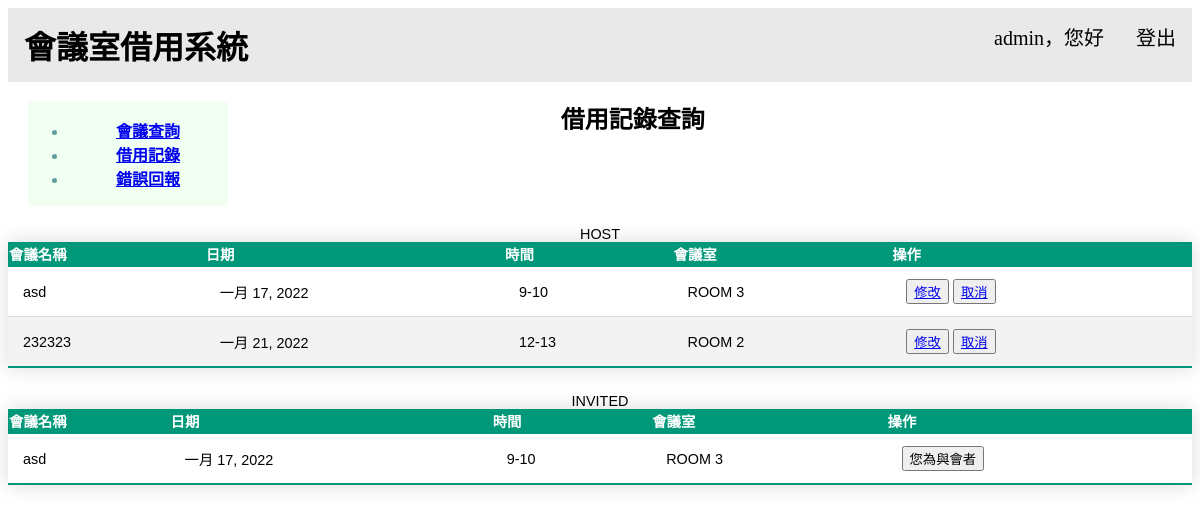
Page /home/records/ (signed in) on the earlier database version.
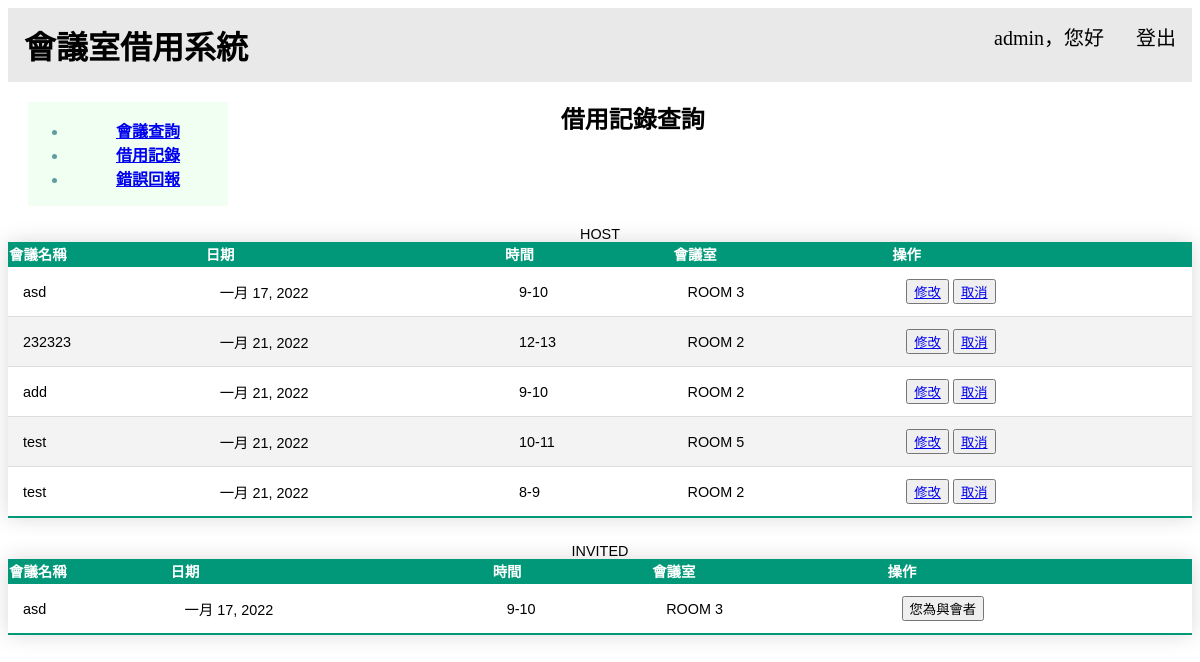
Same page on the later database version.
### home/models.py (models this page shows)
class User_Info(AbstractBaseUser, PermissionsMixin):
    USERNAME_FIELD = 'email'
    username = models.CharField(max_length=100)
    email = models.EmailField(unique=True, max_length=100)
    is_superadmin = models.BooleanField(_('is_superadmin'), default=False)
    is_active = models.BooleanField(_('is_active'), default=True)
    is_staff = models.BooleanField(default=False)
    objects = User_InfoManager()
    REQUIRED_FIELDS = ['username']

class Reservation(models.Model):
    ROOM_CHOICES = [
        (0, "ROOM 1"),
        (1, "ROOM 2"),
        (2, "ROOM 3"),
        (3, "ROOM 4"),
        (4, "ROOM 5"),
    ]
    TIME_CHOICES = [
        (0, "8-9"),
        (1, "9-10"),
        (2, "10-11"),
        (3, "11-12"),
        (4, "12-13"),
        (5, "13-14"),
        (6, "14-15"),
        (7, "16-17")
    ]
    organizer = models.ForeignKey(
        User_Info,
        related_name="organized_reservations",
        on_delete=models.CASCADE
    )
    invitees = models.ManyToManyField(
        User_Info
    )
    auto_increment_id = models.AutoField(primary_key=True)
    room = models.IntegerField(choices=ROOM_CHOICES)
    title = models.CharField(max_length=150)
    date = models.DateField()
    time = models.IntegerField(choices=TIME_CHOICES)

### home/views.py (the view)
# urls.py: path('records/', login_required(views.records), name='records'),
def records(request):
    context = {}
    if request.user.is_authenticated:
        host_reservations = Reservation.objects.filter(organizer=request.user)
        invited_reservations = Reservation.objects.filter(
            invitees=request.user)
    else:
        host_reservations = None
        invited_reservations = None
        print('non user')
        messages.error(
            request, "Unsuccessful user_filter.")
    context = {}
    context['subtitle'] = '借用記錄查詢'
    context['host_reservations'] = host_reservations
    context['invited_reservations'] = invited_reservations
    return render(request, 'records.html', context=context)

### home/templates/records.html (shortened to what this page needs)
{% extends "base.html" %}
{% block content %}
    <table width="100%" class="center">
        <caption>HOST</caption>
        <thead>
            <tr>
                <th>會議名稱</th>
                <th>日期</th>
                <th>時間</th>
                <th>會議室</th>
                <th>操作</th>
            </tr>
        </thead>
        <tbody>
        {%for reservation in host_reservations%}
            <tr>
            <td>{{reservation.title}}</td>
            <td>{{reservation.date}}</td>
            <td>{{reservation.get_time_display}}</td>
            <td>{{reservation.get_room_display }}</td>
            <td>
                <button ><a href="{% url 'modify' %}?auto_increment_id={{reservation.auto_increment_id}}">修改</a></button>
                <button ><a href="{% url 'delete' %}?auto_increment_id={{reservation.auto_increment_id}}">取消</a></button>
            </td>
            </tr>
        {%endfor%}
        </tbody>
    </table>
    <table width="100%">
        <caption>INVITED</caption>
        <thead>
        <tr>
            <th>會議名稱</th>
            <th>日期</th>
            <th>時間</th>
            <th>會議室</th>
            <th>操作</th>
        </tr>
        </thead>
        <tbody>
        {%for reservation in invited_reservations%}
            <tr>
            <td>{{reservation.title}}</td>
            <td>{{reservation.date}}</td>
            <td>{{reservation.get_time_display}}</td>
            <td>{{reservation.get_room_display }}</td>
            <td><button ><a>您為與會者</a></button>
            </tr>
        {%endfor%}
        </tbody>
    </table>
{% endblock %}

### home/templates/base.html (shortened to what this page needs)
<html>
<head>
</head>
<body>
    <div class="topnav">
        <a id="title">會議室借用系統</a>
        <div class="login-container">
            {% if request.user.is_authenticated %}
            <a>{{request.user.username}}，您好</a>
            <a href="{% url 'logout' %}">登出</a>
            {% else %}
            <a href="{% url 'login' %}">Login</a>
            {% endif %}
        </div>
    </div>
    <aside>
        {% include "redirects.html" %}
    </aside>
    <br />
    <div id="calendar_text_1">{{subtitle}}</div>
    <br />
    {% block content %}{% endblock %}
</body>
</html>

### home/templates/redirects.html
<div id="box_1">
    <ul>
        <li><a href="{% url 'index' %}">會議查詢</a></li>
        <li><a href="{% url 'records' %}">借用記錄</a></li>
        <li><a href="{% url 'report' %}">錯誤回報</a>
        </li>
    </ul>
</div>

### home/templates/base.html (style rules this page uses)
aside { width: 200px; background-color: rgb(240, 255, 241); color: cadetblue; font-weight: bold; text-align: center; float: left; margin: 20px; }
#calendar_text_1 { width: 65%; float: left; font-weight: bold; text-align: center; font-size: x-large; }
#title { text-align: center; font-size: xx-large; font-weight: bolder; }
* { box-sizing: border-box; }
.topnav { overflow: hidden; background-color: #e9e9e9; }
.topnav a { float: left; display: block; color: black; text-align: center; padding: 14px 16px; text-decoration: none; font-size: 20px; }
.topnav .login-container { float: right; }

### home/templates/records.html (style rules this page uses)
table { border-collapse: collapse; margin: 25px 0; font-size: 0.9em; font-family: sans-serif; min-width: 400px; box-shadow: 0 0 20px rgba(0, 0, 0, 0.15); }
thead tr { background-color: #009879; color: #ffffff; text-align: left; }
td { padding: 12px 15px; }
tr { border-bottom: 1px solid #dddddd; }
tr:nth-of-type(even) { background-color: #f3f3f3; }
tr:last-of-type { border-bottom: 2px solid #009879; }

Differences in the rows shown:
added Reservation: title "add", date "一月 21, 2022", time "9-10", room "ROOM 2", shown under "HOST"
added Reservation: title "test", date "一月 21, 2022", time "10-11", room "ROOM 5", shown under "HOST"
added Reservation: title "test", date "一月 21, 2022", time "8-9", room "ROOM 2", shown under "HOST"
